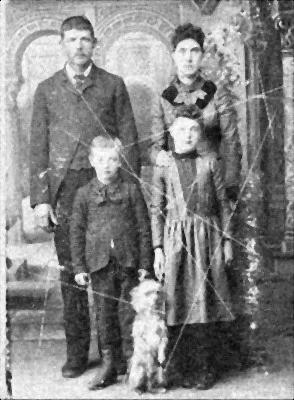
%> input picture Digital Image Processing/Midterm_Project/res/01.jpg, 294 x 400 px
$ octave S11159005.m   (GNU Octave 9; MATLAB toolbox functions it lacks are replaced by stand-ins)
%> lines starting %> are read from the running program, lines starting %| are printed output that depends on the picture
% MATLAB Script for Automated Image Quality Analysis and Enhancement
%
% Description:
%   Analyzes input images for noise, blur, exposure, and color issues.
%   Iteratively applies corrections based on document techniques (Filtering,
%   Sharpening, Gamma/Intensity Adjustment, Histogram Equalization, etc.).
%   In each iteration, ALL detected problems are attempted to be fixed.
%   Processing stops when no issues are detected, no further improvement occurs
%   across a full iteration, or max iterations are reached.
%
% Author:     Yu-Feng
% Repository: https://github.com/IDK-Silver/NUTN-CSIE-Code/tree/main/Digital%20Image%20Processing/Midterm_Project/
%
% Input:
%   - Image files specified in 'image_names', located in 'search_dirs'.
%
% Output:
%   - Processed images: 'A<original_name>.jpg' in 'result_subdir'.
%   - Comparison text files: 'A<original_name>.txt' detailing original/final
%     analysis and applied steps, saved in 'result_subdir'.
%   - (Optional) Comparison figures: '<original_name>_comparison.png' saved
%     in 'result_subdir', controlled by 'generate_comparison_png'.
%   - Console output logging the process.
%
% Requirements:
%   - MATLAB R2019b or later (due to im2gray usage).
%   - Image Processing Toolbox.
%
% Script Structure:
%   1. Configuration Section
%   2. Helper Functions (File finding)
%   3. Detection Functions (Noise, Blur, Exposure, Color)
%   4. Processing Functions (Denoise, Deblur/Sharpen, Exposure Fix, Color Fix)
%   5. Main Script Execution (Initialization, Analysis, Iterative Processing, Output)
%
% Version: 2.0 - Final Iterative Logic
%

% =========================================================================
%                       CONFIGURATION SECTION
% =========================================================================
clear; close all; clc;

image_names = {'01.jpg', '02.jpg', '03.jpg'};               % List of image files to process
search_dirs = {'', 'res', 'images', 'data', 'input'};       % Subdirs to search
result_subdir = '.';                                        % Subdir for output files (relative to script dir)
max_iterations = 5 ;                                        % Max processing iterations per image
generate_comparison_png = true;                             % Set to false to disable saving comparison PNG

% =========================================================================
%                       HELPER & UTILITY FUNCTIONS
% =========================================================================

function found_path = find_file_in_paths(base_dir, filename, search_dirs)
    % Finds the full path of a file by searching in specified directories.
    for i = 1:length(search_dirs)
        try_path = fullfile(base_dir, search_dirs{i}, filename);
        if isfile(try_path)
            found_path = try_path;
            return;
        end
    end
    % -----------------------------------------------------------
    % Fallback search: look inside the user's default MATLAB folder
    % (typically ~/Documents/MATLAB on Windows, macOS, and Linux).
    % This ensures the script works across different OS setups.
    % -----------------------------------------------------------
    % Obtain the user‑home directory in a platform‑independent way
    try
        user_home = char(java.lang.System.getProperty('user.home'));
    catch
        user_home = char(getenv('HOME'));
    end
    default_matlab_dir = fullfile(user_home, 'Documents', 'MATLAB');

    for j = 1:length(search_dirs)
        try_path = fullfile(default_matlab_dir, search_dirs{j}, filename);
        if isfile(try_path)
            found_path = try_path;
            return;
        end
    end
    error('File not found: %s in any of the specified search directories relative to %s', filename, base_dir);
end

% =========================================================================
%                           DETECTION FUNCTIONS
% =========================================================================

function noise_type = detect_noise_type(img)
    % Detects estimated noise type ('none', 'saltpepper', 'gaussian', 'poisson').

    % Parameters
    salt_pepper_frac_thresh = 0.01;
    gaussian_check_sigma = 2;
    gaussian_noise_std_thresh = 8; % In 0-255 range equivalent
    poisson_rel_diff_thresh = 0.1;

    noise_type = 'unknown'; % Default if conversion fails
    try
        if ndims(img) == 3 && size(img,3) == 3, img_gray = rgb2gray(img);
        elseif ndims(img) == 2, img_gray = img;
        else, img_gray = im2gray(img); end
        img_gray_double = im2double(img_gray);
    catch ME
         warning('Noise detection: Image conversion failed: %s.', sprintf('%s', ME.message)); return;
    end

    totalPixels = numel(img_gray_double);
    low_thresh = 1/255; high_thresh = 254/255;
    numNearZero = sum(img_gray_double(:) <= low_thresh);
    numNearFull = sum(img_gray_double(:) >= high_thresh);
    fracExtremes = (numNearZero + numNearFull) / totalPixels;

    % Salt & Pepper check
    if fracExtremes > salt_pepper_frac_thresh
        noise_type = 'saltpepper'; return;
    end

    % Gaussian check
    try
        I_smooth = imgaussfilt(img_gray_double, gaussian_check_sigma);
        diff_img = img_gray_double - I_smooth;
        noiseStd = std(diff_img(:)) * 255;
        if noiseStd > gaussian_noise_std_thresh
            noise_type = 'gaussian'; return;
        end
    catch ME, warning('Noise detection: Gaussian check failed: %s', sprintf('%s', ME.message)); end

    % Poisson check
    img_mean = mean(img_gray_double(:));
    img_var = var(img_gray_double(:));
    if img_mean > 1e-6 && abs(img_var / img_mean - 1) < poisson_rel_diff_thresh
        noise_type = 'poisson'; return;
    end

    noise_type = 'none'; % If no noise detected
end

function [blur_type, clarity_value, motion_direction] = detect_blur_type(img)
    % Detects estimated blur type ('none', 'motion', 'gaussian').

    % Parameters
    blur_clarity_threshold = 0.0008;
    motion_gradient_ratio_threshold = 0.35;

    blur_type = 'unknown'; clarity_value = NaN; motion_direction = 'unknown'; % Defaults
    try
        if ndims(img) == 3 && size(img,3) == 3, img_gray = rgb2gray(img);
        elseif ndims(img) == 2, img_gray = img;
        else, img_gray = im2gray(img); end
         I_gray_d = im2double(img_gray);
    catch ME, warning('Blur detection: Image conversion failed: %s.', sprintf('%s', ME.message)); return; end

    % Clarity (Laplacian variance)
    laplacian_kernel = fspecial('laplacian', 0);
    try
        laplacian_response = imfilter(I_gray_d, laplacian_kernel, 'replicate', 'conv');
        clarity_value = var(laplacian_response(:));
    catch ME, warning('Blur detection: Laplacian filter failed: %s.', sprintf('%s', ME.message)); return; end

    % Blur type determination
    if clarity_value < blur_clarity_threshold
        try
            hx = [-1 0 1]; hy = hx';
            gx = imfilter(I_gray_d, hx, 'replicate', 'conv');
            gy = imfilter(I_gray_d, hy, 'replicate', 'conv');
            sum_abs_gx = sum(abs(gx(:))); sum_abs_gy = sum(abs(gy(:)));

            if sum_abs_gx + sum_abs_gy < 1e-6, blur_type = 'gaussian'; motion_direction = 'none';
            else
                gradient_ratio = abs(sum_abs_gx - sum_abs_gy) / max(sum_abs_gx, sum_abs_gy);
                if gradient_ratio > motion_gradient_ratio_threshold
                    blur_type = 'motion';
                    if sum_abs_gx < sum_abs_gy, motion_direction = 'horizontal'; else, motion_direction = 'vertical'; end
                else, blur_type = 'gaussian'; motion_direction = 'none'; end
            end
        catch ME, warning('Blur detection: Gradient analysis failed: %s. Assuming "gaussian".', sprintf('%s', ME.message)); blur_type = 'gaussian'; motion_direction = 'none'; end
    else, blur_type = 'none'; motion_direction = 'none'; end
end

function exposure_problem = detect_exposure_problem(img)
    % Detects potential exposure problems ('Underexposed', 'Overexposed', 'Normal').

    % Parameters
    underexposure_mean_thresh = 0.3; overexposure_mean_thresh = 0.7;
    saturation_percent_thresh = 5.0;
    saturated_low_val = 1/255; saturated_high_val = 254/255;

    exposure_problem = 'unknown'; % Default
    try
        if size(img, 3) == 3, img_gray = rgb2gray(img); else, img_gray = img; end
        img_double = im2double(img_gray);
    catch ME, warning('Exposure detection: Image conversion failed: %s.', sprintf('%s', ME.message)); return; end

    meanIntensity = mean(img_double(:));
    totalPixels = numel(img_double);
    percent_saturated_low = sum(img_double(:) <= saturated_low_val) / totalPixels * 100;
    percent_saturated_high = sum(img_double(:) >= saturated_high_val) / totalPixels * 100;

    if meanIntensity < underexposure_mean_thresh || percent_saturated_low > saturation_percent_thresh, exposure_problem = 'Underexposed';
    elseif meanIntensity > overexposure_mean_thresh || percent_saturated_high > saturation_percent_thresh, exposure_problem = 'Overexposed';
    else, exposure_problem = 'Normal'; end
end

function color_problem = detect_color_problem(img)
    % Detects potential color problems ('grayscale', 'color_cast', 'normal').

    % Parameters
    color_cast_rel_dev_threshold = 0.1;

    color_problem = 'unknown'; % Default
    if ndims(img) == 2 || (ndims(img) == 3 && size(img,3) == 1), color_problem = 'grayscale';
    elseif ndims(img) == 3 && size(img,3) == 3
        try
            img_double = im2double(img);
            means = mean(reshape(img_double, [], 3), 1);
            mean_overall = mean(means);
            max_deviation = max(abs(means - mean_overall));
            if mean_overall > 1e-6 && (max_deviation / mean_overall) > color_cast_rel_dev_threshold, color_problem = 'color_cast'; else, color_problem = 'normal'; end
        catch ME, warning('Color detection: Calculation failed: %s.', sprintf('%s', ME.message)); end
    else, warning('Color detection: Unexpected image dimensions/channels (%s).', mat2str(size(img))); end
end

% =========================================================================
%                         PROCESSING FUNCTIONS
% =========================================================================

% [112 lines left out: functions denoise_image, apply_median, apply_gaussian, deblur_image, fix_exposure, fix_color_problem, not called in this run]


% =========================================================================
%                           MAIN SCRIPT EXECUTION
% =========================================================================

% --- Setup Paths & Environment ---
try
    script_path_full = mfilename('fullpath');
    if isempty(script_path_full), error('Cannot determine script path.'); end
    [script_dir,~,~] = fileparts(script_path_full);
catch ME
     warning('mfilename(''fullpath'') failed (%s). Using pwd.', sprintf('%s', ME.message)); script_dir = pwd;
end
result_path = fullfile(script_dir, result_subdir);
if ~exist(result_path, 'dir'), fprintf('Creating result directory: %s\n', result_path); mkdir(result_path); end
fprintf('Script base directory: %s\n', script_dir);
fprintf('Result directory: %s\n', result_path);

% --- Find Image Files ---
image_paths = cell(size(image_names));
all_found = true;
for i = 1:length(image_names)
    try, image_paths{i} = find_file_in_paths(script_dir, image_names{i}, search_dirs); fprintf('Found: %s -> %s\n', image_names{i}, image_paths{i});
    catch ME, warning('%s - Will skip this image.', sprintf('%s', ME.message)); image_paths{i} = ''; all_found = false; end
end
if ~all_found, fprintf('Warning: Not all images were found.\n'); end
valid_indices = ~cellfun('isempty', image_paths);
image_paths = image_paths(valid_indices); image_names = image_names(valid_indices);
if isempty(image_paths), error('No valid images found to process. Exiting.'); end

% --- Image Analysis Structure Preallocation ---
num_images = length(image_paths);
image_analysis(num_images) = struct('filename', [], 'path', [], 'data', [], 'size', [], 'is_color', [], 'resolution', [], 'color_depth', [], 'noise_type', [], 'blur_type', [], 'clarity_value', [], 'motion_direction', [], 'exposure_problem', [], 'color_problem', []);

% --- Initial Image Loading and Analysis ---
fprintf('\n--- Starting Initial Image Analysis ---\n');
for i = 1:num_images
    current_filename = image_names{i}; current_path = image_paths{i};
    fprintf('Analyzing image: %s\n', current_filename);
    try
        current_image_data = imread(current_path); img_info = imfinfo(current_path);
%> further down, current_image_data is the input picture: size 400x294 uint8; min 0, max 255, mean 132.4
        image_analysis(i).filename = current_filename; image_analysis(i).path = current_path;
        image_analysis(i).data = current_image_data; image_analysis(i).size = size(current_image_data);
        if strcmpi(img_info(1).ColorType, "truecolor"), image_analysis(i).is_color = 'Color'; elseif strcmpi(img_info(1).ColorType, "grayscale"), image_analysis(i).is_color = 'Grayscale'; elseif strcmpi(img_info(1).ColorType, "indexed"), image_analysis(i).is_color = 'Indexed'; else, image_analysis(i).is_color = img_info(1).ColorType; end
        image_analysis(i).resolution = sprintf('%d x %d', img_info(1).Width, img_info(1).Height); image_analysis(i).color_depth = sprintf('%d bits', img_info(1).BitDepth);
        image_analysis(i).noise_type = detect_noise_type(current_image_data);
%> in detect_noise_type, `numNearZero = sum(img_gray_double(:) <= low_thresh);`: numNearZero = 2
%> in detect_noise_type, `numNearFull = sum(img_gray_double(:) >= high_thresh);`: numNearFull = 52
%> in detect_noise_type, `fracExtremes = (numNearZero + numNearFull) / totalPixels;`: fracExtremes = 0.000459
%> in detect_noise_type, `I_smooth = imgaussfilt(img_gray_double, gaussian_check_sigma);`:
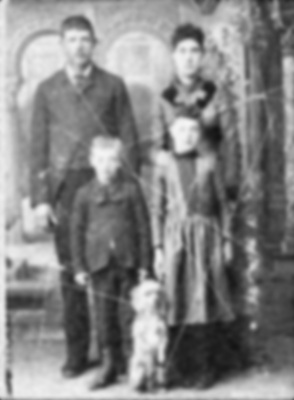
%> I_smooth: size 400x294 double; min 0.0768, max 0.96, mean 0.519
%> in detect_noise_type, `diff_img = img_gray_double - I_smooth;`:
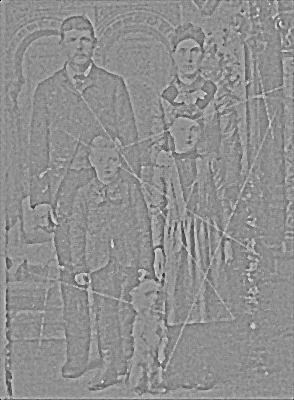
%> diff_img: size 400x294 double; min -0.573, max 0.445, mean 0.000479; drawn with min black and max white
%> in detect_noise_type, `noiseStd = std(diff_img(:)) * 255;`: noiseStd = 16.06
        [blur_type, clarity_value, motion_direction] = detect_blur_type(current_image_data);
%> (the rest of the program and of its run is left out)
